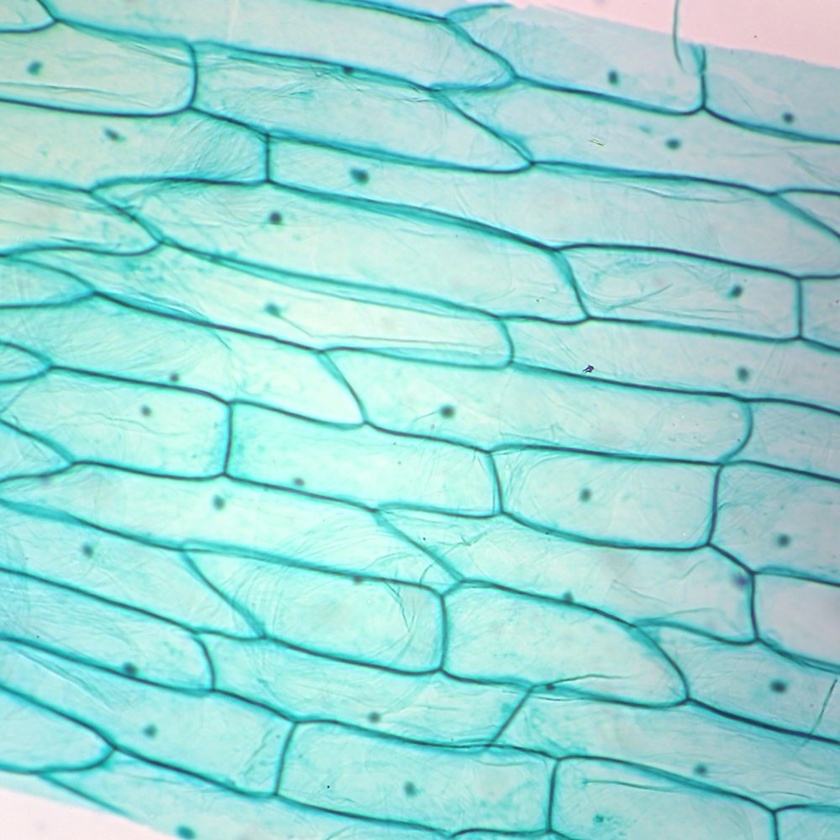
#> input picture GMM/Plant Cell.jpg, 840 x 840 px, shrunk from 1000 x 1000 before the run
$ python 'Image Segmentation using GMM.py'
#> lines starting #> are read from the running program, lines starting #| are printed output that depends on the picture
import cv2
import os
os.chdir('D:\Projects\Computer Vision\Image Segmentation\GMM')

def show(img, title=''):
    cv2.imshow(title, img)
    cv2.waitKey(0)
    cv2.destroyAllWindows()

img = cv2.imread('Plant Cell.jpg')
#> img is the input picture: shape (840, 840, 3); mean B, G, R 213.4, 216.3, 154.3
img.shape    # (401, 600, 3)

# show(img)

reshaped_img = img.reshape(-1, 3)


from sklearn.mixture import GaussianMixture as gmm
gmm_model = gmm(n_components=3, covariance_type='tied').fit(reshaped_img)
labels = gmm_model.predict(reshaped_img)


segmented_img = labels.reshape(img.shape[0], img.shape[1]).astype('uint8')
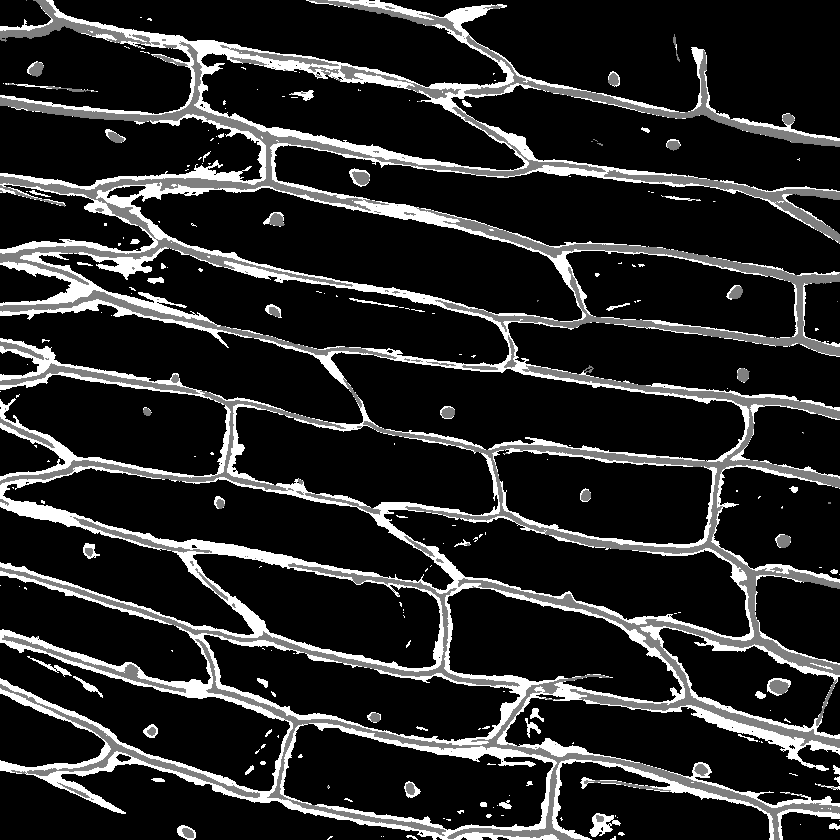
#> segmented_img: shape (840, 840); min 0, max 2, mean 0.325; drawn with min black and max white

cv2.imwrite('SegmentedCell_GMM.jpg', segmented_img)
